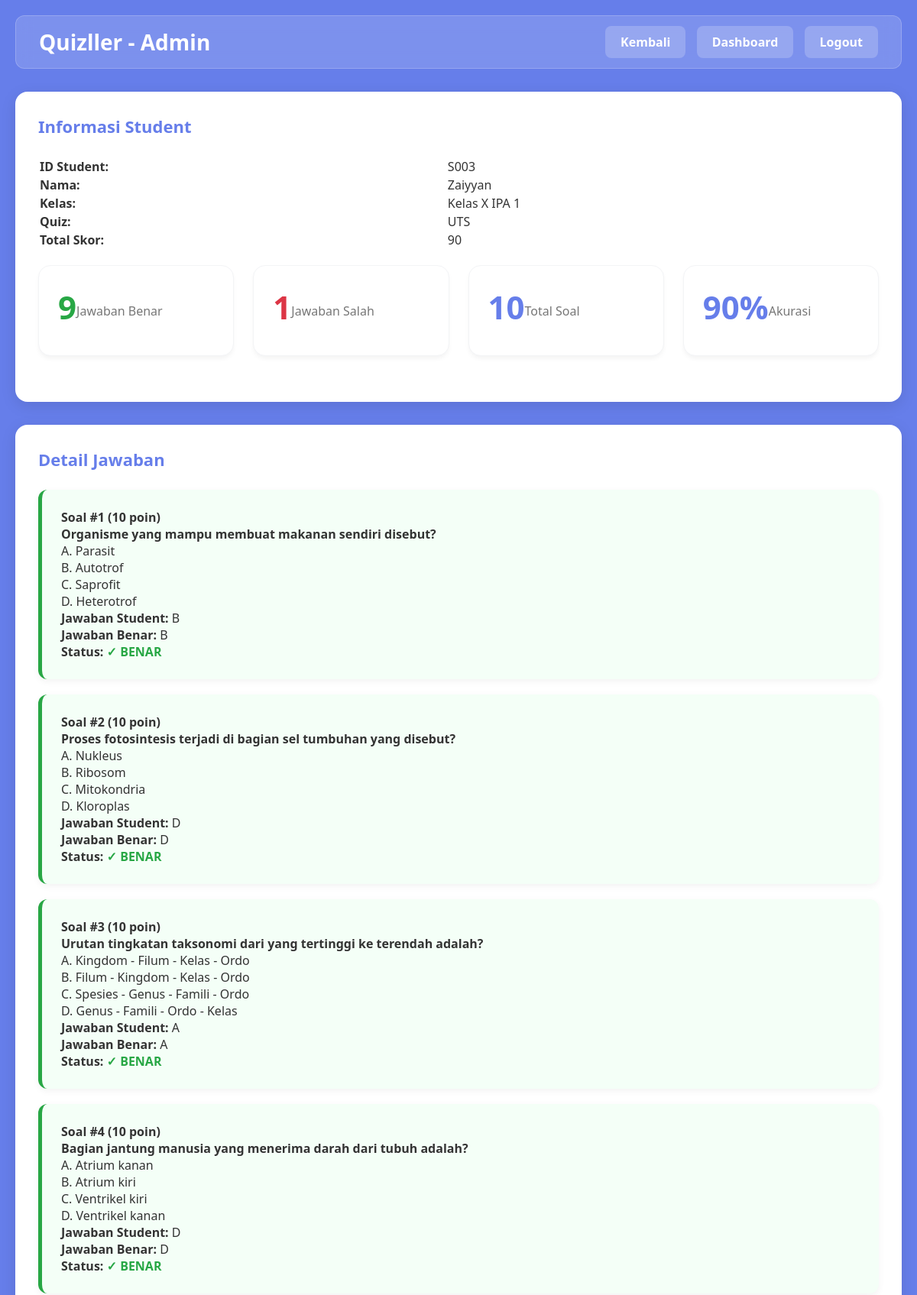
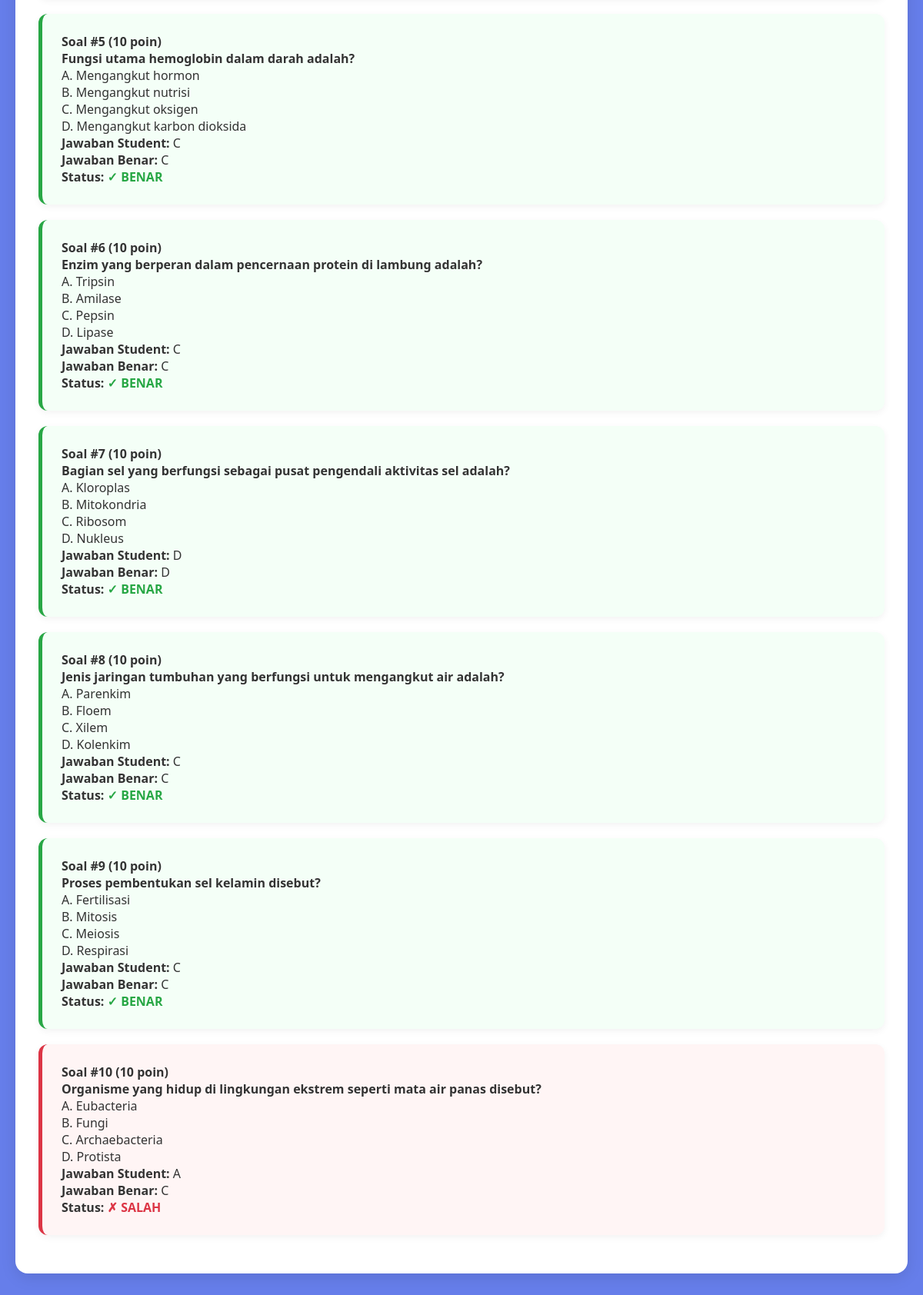
The app's page /admin/student-answers.php?test_id=1&student_id=S003 (signed in) with its own data (2 pictures, top to bottom).
### tables this page shows
CREATE TABLE students (
        id INTEGER PRIMARY KEY AUTOINCREMENT,
        student_id VARCHAR(50) NOT NULL UNIQUE,
        name VARCHAR(255) NOT NULL,
        password VARCHAR(255) NOT NULL,
        class_id INTEGER,
        FOREIGN KEY (class_id) REFERENCES classes(id)
    );

CREATE TABLE classes (
        id INTEGER PRIMARY KEY AUTOINCREMENT,
        name VARCHAR(255) NOT NULL
    );

CREATE TABLE tests (
        id INTEGER PRIMARY KEY AUTOINCREMENT,
        teacher_id INTEGER NOT NULL,
        name VARCHAR(255) NOT NULL,
        date DATE NOT NULL,
        status_id INTEGER NOT NULL,
        subject VARCHAR(255) NOT NULL,
        total_questions INTEGER NOT NULL DEFAULT 0,
        class_id INTEGER NOT NULL,
        FOREIGN KEY (teacher_id) REFERENCES teachers(id),
        FOREIGN KEY (status_id) REFERENCES status(id),
        FOREIGN KEY (class_id) REFERENCES classes(id)
    );

CREATE TABLE student_test_results (
        id INTEGER PRIMARY KEY AUTOINCREMENT,
        student_id INTEGER NOT NULL,
        test_id INTEGER NOT NULL,
        score INTEGER NOT NULL DEFAULT 0,
        completed INTEGER NOT NULL DEFAULT 0,
        completed_at DATETIME,
        UNIQUE (student_id, test_id),
        FOREIGN KEY (student_id) REFERENCES students(id) ON DELETE CASCADE,
        FOREIGN KEY (test_id) REFERENCES tests(id) ON DELETE CASCADE
    );

CREATE TABLE student_answers (
        id INTEGER PRIMARY KEY AUTOINCREMENT,
        student_id INTEGER NOT NULL,
        test_id INTEGER NOT NULL,
        question_id INTEGER NOT NULL,
        answer VARCHAR(1),
        is_correct INTEGER DEFAULT 0,
        FOREIGN KEY (student_id) REFERENCES students(id) ON DELETE CASCADE,
        FOREIGN KEY (test_id) REFERENCES tests(id) ON DELETE CASCADE,
        FOREIGN KEY (question_id) REFERENCES questions(id) ON DELETE CASCADE
    );

CREATE TABLE questions (
        id INTEGER PRIMARY KEY AUTOINCREMENT,
        title VARCHAR(500) NOT NULL,
        optionA VARCHAR(255) NOT NULL,
        optionB VARCHAR(255) NOT NULL,
        optionC VARCHAR(255) NOT NULL,
        optionD VARCHAR(255) NOT NULL,
        correctAns VARCHAR(1) NOT NULL,
        score INTEGER NOT NULL
    );

### admin/student-answers.php (the view, shortened to what this page needs)
<?php
$test_id = isset($_GET['test_id']) ? (int)$_GET['test_id'] : 0;
$student_id_param = isset($_GET['student_id']) ? $_GET['student_id'] : '';
$conn = getDBConnection();
$stmt = $conn->prepare("SELECT id FROM students WHERE student_id = ?");
$stmt->execute([$student_id_param]);
$student_row = $stmt->fetch(PDO::FETCH_ASSOC);
$student_internal_id = $student_row['id'];
$stmt = $conn->prepare("SELECT s.*, c.name as class_name FROM students s
                        LEFT JOIN classes c ON s.class_id = c.id
                        WHERE s.id = ?");
$stmt->execute([$student_internal_id]);
$student = $stmt->fetch(PDO::FETCH_ASSOC);
$stmt = $conn->prepare("SELECT * FROM tests WHERE id = ?");
$stmt->execute([$test_id]);
$test = $stmt->fetch(PDO::FETCH_ASSOC);
$stmt = $conn->prepare("SELECT sa.*, q.title, q.optionA, q.optionB, q.optionC, q.optionD, q.correctAns, q.score
                        FROM student_answers sa
                        JOIN questions q ON sa.question_id = q.id
                        WHERE sa.student_id = ? AND sa.test_id = ?
                        ORDER BY sa.question_id");
$stmt->execute([$student_internal_id, $test_id]);
$answers = $stmt->fetchAll(PDO::FETCH_ASSOC);
$stmt = $conn->prepare("SELECT * FROM student_test_results WHERE student_id = ? AND test_id = ?");
$stmt->execute([$student_internal_id, $test_id]);
$result = $stmt->fetch(PDO::FETCH_ASSOC);
$correct_count = 0;
$wrong_count = 0;
foreach ($answers as $answer) {
    if ($answer['is_correct']) {
        $correct_count++;
    } else {
        $wrong_count++;
    }
}
?>
<!DOCTYPE html>
<html lang="id">
<head>
    <link rel="stylesheet" href="../assets/css/style.css">
</head>
<body>
    <div class="container">
        <div class="navbar">
            <h1>Quizller - Admin</h1>
            <div>
                <a href="test-results.php?id=<?php echo $test_id; ?>" style="margin-right: 10px;">Kembali</a>
                <a href="dashboard.php" style="margin-right: 10px;">Dashboard</a>
                <a href="../logout.php">Logout</a>
            </div>
        </div>
        <div class="card">
            <h3>Informasi Student</h3>
            <table style="width: 100%; margin-bottom: 20px;">
                <tr>
                    <td><strong>ID Student:</strong></td>
                    <td><?php echo htmlspecialchars($student['student_id']); ?></td>
                </tr>
                <tr>
                    <td><strong>Nama:</strong></td>
                    <td><?php echo htmlspecialchars($student['name']); ?></td>
                </tr>
                <tr>
                    <td><strong>Kelas:</strong></td>
                    <td><?php echo htmlspecialchars($student['class_name']); ?></td>
                </tr>
                <tr>
                    <td><strong>Quiz:</strong></td>
                    <td><?php echo htmlspecialchars($test['name']); ?></td>
                </tr>
                <tr>
                    <td><strong>Total Skor:</strong></td>
                    <td><?php echo $result['score']; ?></td>
                </tr>
            </table>
            <div class="dashboard-grid">
                <div class="dashboard-card">
                    <h3 style="color: #28a745;"><?php echo $correct_count; ?></h3>
                    <p>Jawaban Benar</p>
                </div>
                <div class="dashboard-card">
                    <h3 style="color: #dc3545;"><?php echo $wrong_count; ?></h3>
                    <p>Jawaban Salah</p>
                </div>
                <div class="dashboard-card">
                    <h3 style="color: #667eea;"><?php echo count($answers); ?></h3>
                    <p>Total Soal</p>
                </div>
                <div class="dashboard-card">
                    <h3 style="color: #667eea;"><?php echo count($answers) > 0 ? round(($correct_count / count($answers)) * 100, 2) : 0; ?>%</h3>
                    <p>Akurasi</p>
                </div>
            </div>
        </div>
        <div class="card">
            <h3>Detail Jawaban</h3>
            <?php if (count($answers) > 0): ?>
                <?php $no = 1; foreach ($answers as $answer): ?>
                    <div class="answer-review <?php echo $answer['is_correct'] ? 'correct' : 'wrong'; ?>">
                        <h4>Soal #<?php echo $no++; ?> (<?php echo $answer['score']; ?> poin)</h4>
                        <p><strong><?php echo htmlspecialchars($answer['title']); ?></strong></p>
                        <p>A. <?php echo htmlspecialchars($answer['optionA']); ?></p>
                        <p>B. <?php echo htmlspecialchars($answer['optionB']); ?></p>
                        <p>C. <?php echo htmlspecialchars($answer['optionC']); ?></p>
                        <p>D. <?php echo htmlspecialchars($answer['optionD']); ?></p>
                        <p><strong>Jawaban Student: </strong><?php echo strtoupper($answer['answer'] ?? 'Tidak dijawab'); ?></p>
                        <p><strong>Jawaban Benar: </strong><?php echo strtoupper($answer['correctAns']); ?></p>
                        <p><strong>Status: </strong>
                            <?php if ($answer['is_correct']): ?>
                                <span style="color: #28a745; font-weight: bold;">✓ BENAR</span>
                            <?php else: ?>
                                <span style="color: #dc3545; font-weight: bold;">✗ SALAH</span>
                            <?php endif; ?>
                        </p>
                    </div>
                <?php endforeach; ?>
            <?php else: ?>
                <p>Belum ada jawaban.</p>
            <?php endif; ?>
        </div>
    </div>
</body>
</html>

### assets/css/style.css (style rules this page uses)
* { margin: 0; padding: 0; box-sizing: border-box; }
body { font-family: 'Segoe UI', Tahoma, Geneva, Verdana, sans-serif; background-color: #667eea; min-height: 100vh; color: #333; }
.container { max-width: 1200px; margin: 0 auto; padding: 20px; }
.navbar { background-color: rgba(255, 255, 255, 0.15); backdrop-filter: blur(10px); padding: 15px 30px; border-radius: 12px; margin-bottom: 30px; display: flex; justify-content: space-between; align-items: center; border: 1px solid rgba(255, 255, 255, 0.2); }
.navbar h1 { color: white; font-size: 28px; font-weight: 700; margin: 0; }
.navbar a { color: white; text-decoration: none; padding: 10px 20px; background-color: rgba(255, 255, 255, 0.2); border-radius: 8px; transition: all 0.3s; font-weight: 600; }
.card { background-color: white; padding: 30px; border-radius: 16px; box-shadow: 0 5px 20px rgba(0, 0, 0, 0.1); margin-bottom: 30px; }
.card h3 { color: #667eea; margin-bottom: 25px; font-size: 22px; font-weight: 700; }
.dashboard-grid { display: grid; grid-template-columns: repeat(auto-fit, minmax(240px, 1fr)); gap: 25px; margin-bottom: 30px; }
.dashboard-card { background: white; padding: 30px; border-radius: 16px; box-shadow: 0 5px 20px rgba(0, 0, 0, 0.1); text-align: center; transition: transform 0.3s; }
.dashboard-card h3 { color: #667eea; font-size: 42px; margin-bottom: 10px; font-weight: 800; }
.dashboard-card p { color: #777; font-size: 16px; margin: 0; font-weight: 500; }
.dashboard-card { display: flex; align-items: center; padding: 25px; background: #fff; border-radius: 16px; box-shadow: 0 4px 6px -1px rgba(0, 0, 0, 0.05); border: 1px solid #f3f4f6; transition: transform 0.2s; }
.answer-review { background: white; padding: 25px; border-radius: 12px; margin-bottom: 20px; border-left: 5px solid #ddd; box-shadow: 0 3px 10px rgba(0,0,0,0.05); }
.answer-review.correct { border-left-color: #28a745; background-color: #f4fff7; }
.answer-review.wrong { border-left-color: #dc3545; background-color: #fff5f5; }

### records on screen
students: student "S003", name "Zaiyyan", class.name "Kelas X IPA 1"
tests: name "UTS"
student_test_results: score "90"
student_answers: question.score "10", question.title "Organisme yang mampu membuat makanan sendiri disebut?", question.optionA "Parasit", question.optionB "Autotrof", question.optionC "Saprofit", question.optionD "Heterotrof", answer "B", question.correctAns "B", is_correct "✓ BENAR"
student_answers: question.score "10", question.title "Proses fotosintesis terjadi di bagian sel tumbuhan yang disebut?", question.optionA "Nukleus", question.optionB "Ribosom", question.optionC "Mitokondria", question.optionD "Kloroplas", answer "D", question.correctAns "D", is_correct "✓ BENAR"
student_answers: question.score "10", question.title "Urutan tingkatan taksonomi dari yang tertinggi ke terendah adalah?", question.optionA "Kingdom - Filum - Kelas - Ordo", question.optionB "Filum - Kingdom - Kelas - Ordo", question.optionC "Spesies - Genus - Famili - Ordo", question.optionD "Genus - Famili - Ordo - Kelas", answer "A", question.correctAns "A", is_correct "✓ BENAR"
student_answers: question.score "10", question.title "Bagian jantung manusia yang menerima darah dari tubuh adalah?", question.optionA "Atrium kanan", question.optionB "Atrium kiri", question.optionC "Ventrikel kiri", question.optionD "Ventrikel kanan", answer "D", question.correctAns "D", is_correct "✓ BENAR"
student_answers: question.score "10", question.title "Fungsi utama hemoglobin dalam darah adalah?", question.optionA "Mengangkut hormon", question.optionB "Mengangkut nutrisi", question.optionC "Mengangkut oksigen", question.optionD "Mengangkut karbon dioksida", answer "C", question.correctAns "C", is_correct "✓ BENAR"
student_answers: question.score "10", question.title "Enzim yang berperan dalam pencernaan protein di lambung adalah?", question.optionA "Tripsin", question.optionB "Amilase", question.optionC "Pepsin", question.optionD "Lipase", answer "C", question.correctAns "C", is_correct "✓ BENAR"
student_answers: question.score "10", question.title "Bagian sel yang berfungsi sebagai pusat pengendali aktivitas sel adalah?", question.optionA "Kloroplas", question.optionB "Mitokondria", question.optionC "Ribosom", question.optionD "Nukleus", answer "D", question.correctAns "D", is_correct "✓ BENAR"
student_answers: question.score "10", question.title "Jenis jaringan tumbuhan yang berfungsi untuk mengangkut air adalah?", question.optionA "Parenkim", question.optionB "Floem", question.optionC "Xilem", question.optionD "Kolenkim", answer "C", question.correctAns "C", is_correct "✓ BENAR"
student_answers: question.score "10", question.title "Proses pembentukan sel kelamin disebut?", question.optionA "Fertilisasi", question.optionB "Mitosis", question.optionC "Meiosis", question.optionD "Respirasi", answer "C", question.correctAns "C", is_correct "✓ BENAR"
student_answers: question.score "10", question.title "Organisme yang hidup di lingkungan ekstrem seperti mata air panas disebut?", question.optionA "Eubacteria", question.optionB "Fungi", question.optionC "Archaebacteria", question.optionD "Protista", answer "A", question.correctAns "C", is_correct "✗ SALAH"

### other values on screen
$correct_count "9"
$wrong_count "1"
count($answers) "10"
